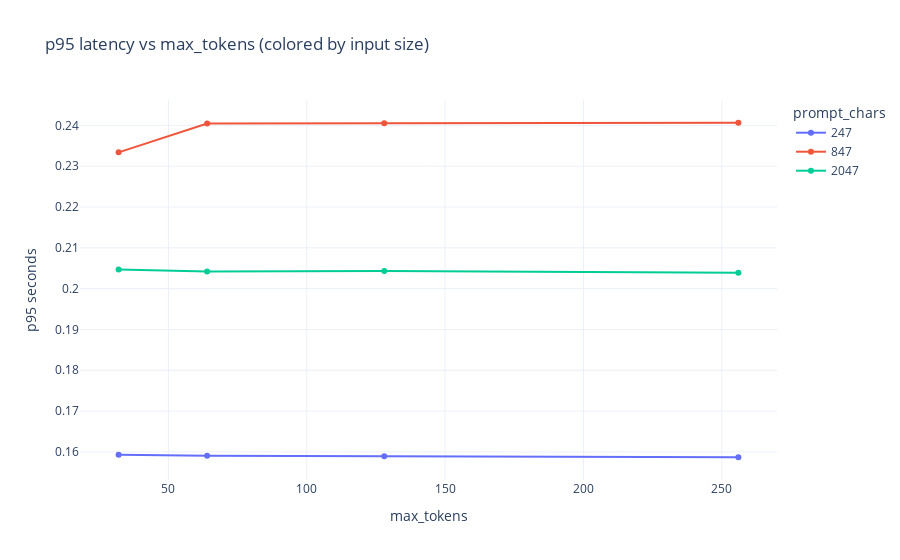
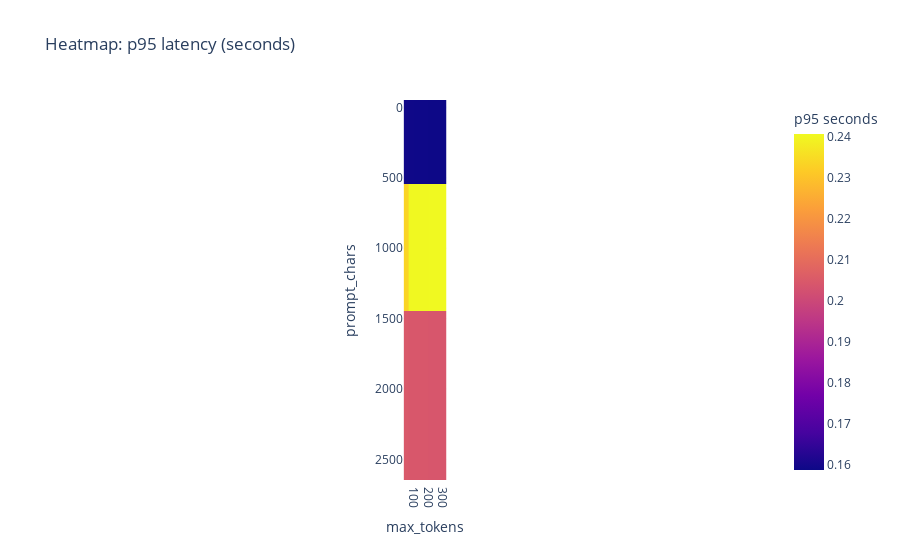

Notebook cell for these charts, in order:
### Markdown cell above
## Token budget: generation dominates

Roughly, generation cost scales with:
- output tokens (`max_tokens`)
- and often input size (prompt length)

We’ll vary both and plot how p95 latency responds.

### Code cell
def make_prompt(chars: int) -> str:
    base = "Summarize the following text in one sentence.\n\n"
    filler = ("lorem ipsum ") * 5000
    return base + filler[: int(chars)]


def measure_p95(*, prompt: str, max_tokens: int, n: int = 6) -> dict[str, Any]:
    lats = []
    for _ in range(int(n)):
        _, dt = nim_chat_once(prompt=prompt, max_tokens=int(max_tokens), temperature=0.2, timeout_s=60)
        lats.append(float(dt))
    return {
        "prompt_chars": int(len(prompt)),
        "max_tokens": int(max_tokens),
        "p95_s": pct(lats, 95),
        "p50_s": pct(lats, 50),
    }


PROMPT_SIZES = [200, 800, 2000]
MAX_TOKENS_GRID = [32, 64, 128, 256]

rows = []
for pc in PROMPT_SIZES:
    p = make_prompt(pc)
    for mt in MAX_TOKENS_GRID:
        rows.append(measure_p95(prompt=p, max_tokens=mt, n=6))

df_tok = pd.DataFrame(rows)
display(df_tok)

fig_tok = px.line(
    df_tok,
    x="max_tokens",
    y="p95_s",
    color=df_tok["prompt_chars"].astype(str),
    markers=True,
    title="p95 latency vs max_tokens (colored by input size)",
    labels={"p95_s": "p95 seconds", "color": "prompt_chars"},
)
fig_tok.show()

hm = df_tok.pivot_table(index="prompt_chars", columns="max_tokens", values="p95_s", aggfunc="mean")
fig_hm = px.imshow(hm, title="Heatmap: p95 latency (seconds)", labels={"x": "max_tokens", "y": "prompt_chars", "color": "p95 seconds"})
fig_hm.show()

### Figure 1 — Plotly figure (JSON) as saved in the notebook; plotly's stock layout.template omitted (floating-point values rounded to 4 significant figures)
{"data": [{"hovertemplate": "prompt_chars=247<br>max_tokens=%{x}<br>p95 seconds=%{y}<extra></extra>", "legendgroup": "247", "line": {"color": "#636efa", "dash": "solid"}, "marker": {"symbol": "circle"}, "mode": "lines+markers", "name": "247", "orientation": "v", "showlegend": true, "type": "scatter", "x": [32, 64, 128, 256], "xaxis": "x", "y": [0.1593, 0.1591, 0.1589, 0.1587], "yaxis": "y"}, {"hovertemplate": "prompt_chars=847<br>max_tokens=%{x}<br>p95 seconds=%{y}<extra></extra>", "legendgroup": "847", "line": {"color": "#EF553B", "dash": "solid"}, "marker": {"symbol": "circle"}, "mode": "lines+markers", "name": "847", "orientation": "v", "showlegend": true, "type": "scatter", "x": [32, 64, 128, 256], "xaxis": "x", "y": [0.2334, 0.2405, 0.2405, 0.2406], "yaxis": "y"}, {"hovertemplate": "prompt_chars=2047<br>max_tokens=%{x}<br>p95 seconds=%{y}<extra></extra>", "legendgroup": "2047", "line": {"color": "#00cc96", "dash": "solid"}, "marker": {"symbol": "circle"}, "mode": "lines+markers", "name": "2047", "orientation": "v", "showlegend": true, "type": "scatter", "x": [32, 64, 128, 256], "xaxis": "x", "y": [0.2047, 0.2042, 0.2043, 0.2039], "yaxis": "y"}], "layout": {"legend": {"title": {"text": "prompt_chars"}, "tracegroupgap": 0}, "title": {"text": "p95 latency vs max_tokens (colored by input size)"}, "xaxis": {"anchor": "y", "domain": [0, 1], "title": {"text": "max_tokens"}}, "yaxis": {"anchor": "x", "domain": [0, 1], "title": {"text": "p95 seconds"}}}}

### Figure 2 — Plotly figure (JSON) as saved in the notebook; plotly's stock layout.template omitted (floating-point values rounded to 4 significant figures)
{"data": [{"coloraxis": "coloraxis", "hovertemplate": "max_tokens: %{x}<br>prompt_chars: %{y}<br>p95 seconds: %{z}<extra></extra>", "name": "0", "type": "heatmap", "x": [32, 64, 128, 256], "xaxis": "x", "y": [247, 847, 2047], "yaxis": "y", "z": [[0.1593, 0.1591, 0.1589, 0.1587], [0.2334, 0.2405, 0.2405, 0.2406], [0.2047, 0.2042, 0.2043, 0.2039]]}], "layout": {"coloraxis": {"colorbar": {"title": {"text": "p95 seconds"}}, "colorscale": [[0, "#0d0887"], [0.1111, "#46039f"], [0.2222, "#7201a8"], [0.3333, "#9c179e"], [0.4444, "#bd3786"], [0.5556, "#d8576b"], [0.6667, "#ed7953"], [0.7778, "#fb9f3a"], [0.8889, "#fdca26"], [1, "#f0f921"]]}, "title": {"text": "Heatmap: p95 latency (seconds)"}, "xaxis": {"anchor": "y", "constrain": "domain", "domain": [0, 1], "scaleanchor": "y", "title": {"text": "max_tokens"}}, "yaxis": {"anchor": "x", "autorange": "reversed", "constrain": "domain", "domain": [0, 1], "title": {"text": "prompt_chars"}}}}
